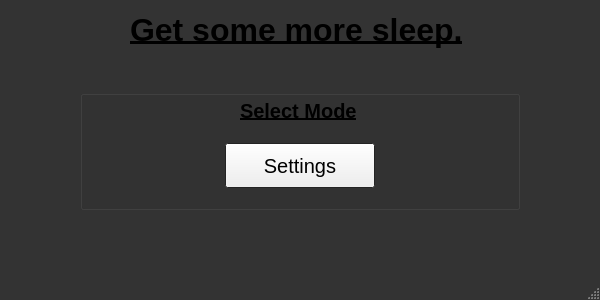
<?xml version="1.0" encoding="UTF-8"?>
<ui version="4.0">
 <class>Home</class>
 <widget class="QMainWindow" name="Home">
  <property name="geometry">
   <rect>
    <x>0</x>
    <y>0</y>
    <width>600</width>
    <height>300</height>
   </rect>
  </property>
  <property name="minimumSize">
   <size>
    <width>600</width>
    <height>300</height>
   </size>
  </property>
  <property name="maximumSize">
   <size>
    <width>600</width>
    <height>300</height>
   </size>
  </property>
  <property name="palette">
   <palette>
    <active>
     <colorrole role="Mid">
      <brush brushstyle="SolidPattern">
       <color alpha="255">
        <red>160</red>
        <green>160</green>
        <blue>160</blue>
       </color>
      </brush>
     </colorrole>
     <colorrole role="Window">
      <brush brushstyle="SolidPattern">
       <color alpha="255">
        <red>0</red>
        <green>0</green>
        <blue>0</blue>
       </color>
      </brush>
     </colorrole>
    </active>
    <inactive>
     <colorrole role="Mid">
      <brush brushstyle="SolidPattern">
       <color alpha="255">
        <red>160</red>
        <green>160</green>
        <blue>160</blue>
       </color>
      </brush>
     </colorrole>
     <colorrole role="Window">
      <brush brushstyle="SolidPattern">
       <color alpha="255">
        <red>51</red>
        <green>51</green>
        <blue>51</blue>
       </color>
      </brush>
     </colorrole>
    </inactive>
    <disabled>
     <colorrole role="Mid">
      <brush brushstyle="SolidPattern">
       <color alpha="255">
        <red>160</red>
        <green>160</green>
        <blue>160</blue>
       </color>
      </brush>
     </colorrole>
     <colorrole role="Window">
      <brush brushstyle="SolidPattern">
       <color alpha="255">
        <red>68</red>
        <green>68</green>
        <blue>68</blue>
       </color>
      </brush>
     </colorrole>
    </disabled>
   </palette>
  </property>
  <property name="windowTitle">
   <string>WakeUpZoom!</string>
  </property>
  <property name="windowOpacity">
   <double>1.000000000000000</double>
  </property>
  <property name="autoFillBackground">
   <bool>true</bool>
  </property>
  <widget class="QWidget" name="centralwidget">
   <widget class="QLabel" name="Welcome_Label">
    <property name="geometry">
     <rect>
      <x>130</x>
      <y>-10</y>
      <width>360</width>
      <height>80</height>
     </rect>
    </property>
    <property name="minimumSize">
     <size>
      <width>360</width>
      <height>80</height>
     </size>
    </property>
    <property name="maximumSize">
     <size>
      <width>360</width>
      <height>80</height>
     </size>
    </property>
    <property name="font">
     <font>
      <pointsize>24</pointsize>
      <weight>75</weight>
      <bold>true</bold>
      <underline>true</underline>
     </font>
    </property>
    <property name="text">
     <string>Get some more sleep.</string>
    </property>
    <property name="textFormat">
     <enum>Qt::AutoText</enum>
    </property>
   </widget>
   <widget class="QGroupBox" name="SelectMode_Group">
    <property name="geometry">
     <rect>
      <x>80</x>
      <y>90</y>
      <width>440</width>
      <height>120</height>
     </rect>
    </property>
    <property name="minimumSize">
     <size>
      <width>440</width>
      <height>120</height>
     </size>
    </property>
    <property name="maximumSize">
     <size>
      <width>440</width>
      <height>120</height>
     </size>
    </property>
    <property name="font">
     <font>
      <pointsize>15</pointsize>
     </font>
    </property>
    <property name="title">
     <string/>
    </property>
    <widget class="QWidget" name="horizontalLayoutWidget">
     <property name="geometry">
      <rect>
       <x>30</x>
       <y>40</y>
       <width>381</width>
       <height>71</height>
      </rect>
     </property>
     <layout class="QHBoxLayout" name="horizontalLayout_1">
      <item>
       <layout class="QHBoxLayout" name="horizontalLayout_2">
        <item>
         <layout class="QHBoxLayout" name="horizontalLayout_3">
          <item alignment="Qt::AlignHCenter|Qt::AlignVCenter">
           <widget class="QPushButton" name="Settings_Button">
            <property name="minimumSize">
             <size>
              <width>150</width>
              <height>45</height>
             </size>
            </property>
            <property name="maximumSize">
             <size>
              <width>150</width>
              <height>45</height>
             </size>
            </property>
            <property name="font">
             <font>
              <pointsize>15</pointsize>
             </font>
            </property>
            <property name="text">
             <string>Settings</string>
            </property>
           </widget>
          </item>
         </layout>
        </item>
        <item>
         <layout class="QVBoxLayout" name="verticalLayout"/>
        </item>
       </layout>
      </item>
     </layout>
    </widget>
    <widget class="QLabel" name="selectMode_3">
     <property name="geometry">
      <rect>
       <x>160</x>
       <y>10</y>
       <width>121</width>
       <height>21</height>
      </rect>
     </property>
     <property name="font">
      <font>
       <weight>75</weight>
       <bold>true</bold>
       <underline>true</underline>
      </font>
     </property>
     <property name="text">
      <string>Select Mode</string>
     </property>
    </widget>
   </widget>
   <widget class="QLabel" name="picLabel">
    <property name="geometry">
     <rect>
      <x>0</x>
      <y>0</y>
      <width>871</width>
      <height>411</height>
     </rect>
    </property>
    <property name="text">
     <string/>
    </property>
    <property name="pixmap">
     <pixmap>:/Images/image.jpg</pixmap>
    </property>
    <property name="scaledContents">
     <bool>true</bool>
    </property>
    <property name="alignment">
     <set>Qt::AlignCenter</set>
    </property>
   </widget>
  </widget>
  <widget class="QMenuBar" name="menubar">
   <property name="geometry">
    <rect>
     <x>0</x>
     <y>0</y>
     <width>600</width>
     <height>20</height>
    </rect>
   </property>
  </widget>
  <widget class="QStatusBar" name="statusbar"/>
 </widget>
 <resources/>
 <connections/>
</ui>
